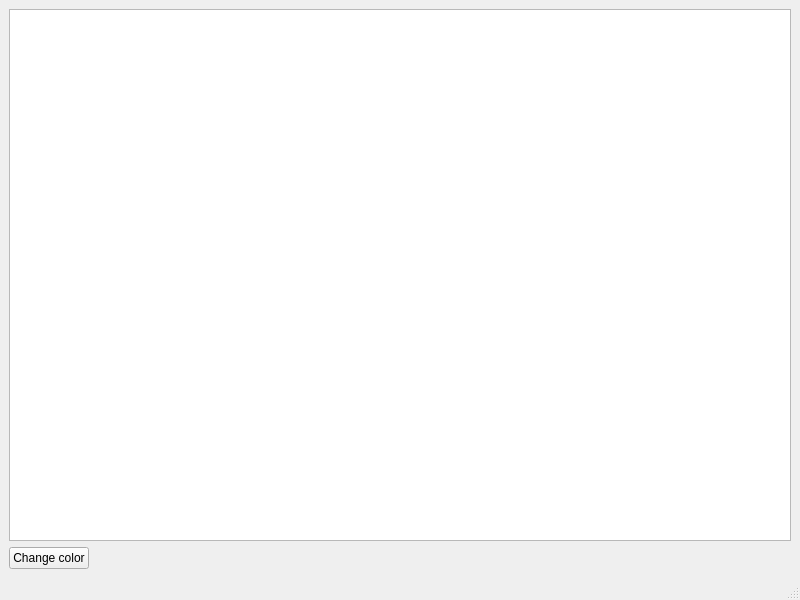
<?xml version="1.0" encoding="UTF-8"?>
<ui version="4.0">
 <class>MainWindow</class>
 <widget class="QMainWindow" name="MainWindow">
  <property name="geometry">
   <rect>
    <x>0</x>
    <y>0</y>
    <width>800</width>
    <height>600</height>
   </rect>
  </property>
  <property name="windowTitle">
   <string>MainWindow</string>
  </property>
  <widget class="QWidget" name="centralwidget">
   <layout class="QVBoxLayout" name="verticalLayout">
    <item>
     <widget class="QTableView" name="tableView">
      <attribute name="horizontalHeaderStretchLastSection">
       <bool>true</bool>
      </attribute>
     </widget>
    </item>
    <item>
     <layout class="QHBoxLayout" name="horizontalLayout">
      <item>
       <widget class="QPushButton" name="changeColorButton">
        <property name="text">
         <string>Change color</string>
        </property>
       </widget>
      </item>
      <item>
       <spacer name="horizontalSpacer">
        <property name="orientation">
         <enum>Qt::Horizontal</enum>
        </property>
        <property name="sizeHint" stdset="0">
         <size>
          <width>40</width>
          <height>20</height>
         </size>
        </property>
       </spacer>
      </item>
     </layout>
    </item>
   </layout>
  </widget>
  <widget class="QMenuBar" name="menubar">
   <property name="geometry">
    <rect>
     <x>0</x>
     <y>0</y>
     <width>800</width>
     <height>22</height>
    </rect>
   </property>
  </widget>
  <widget class="QStatusBar" name="statusbar"/>
 </widget>
 <resources/>
 <connections/>
</ui>
